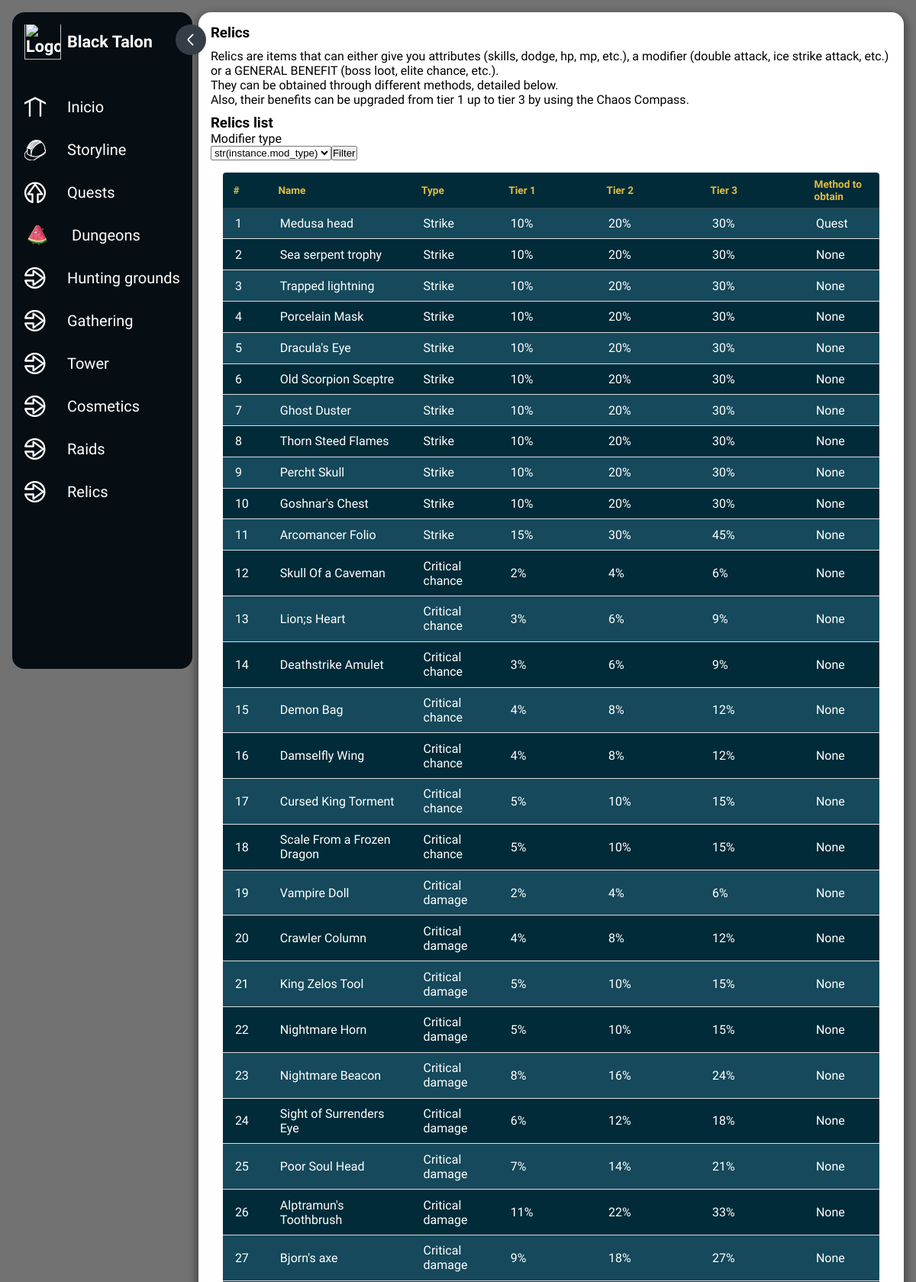
/dashboard/relics (upper part), run on the app's committed database.
### dashboard/models.py (models this page shows, shortened)
class Relics(models.Model):
    name = models.CharField(max_length=50)
    mod_type = models.CharField(max_length=30)
    tier_1 = models.CharField(max_length=20)
    tier_2 = models.CharField(max_length=20, null=True, blank=True)
    tier_3 = models.CharField(max_length=20, null=True, blank=True)
    method = models.CharField(max_length=50, null=True, blank=True)

### dashboard/views.py (the view)
# urls.py: path('relics', views.relics_data, name='relics_data')
def relics_data(request):
    template = loader.get_template('relics.html')
    relics_data = Relics.objects.all().values()
    context={
        'Relics': relics_data
        }
    return HttpResponse(template.render(context, request))

### dashboard/templates/relics.html
{% extends "base.html" %}
{% block content %}
    <h1>Relics</h1>
    <p class="spaced-paragraph">
        Relics are items that can either give you attributes (skills, dodge, hp, mp, etc.), a modifier (double attack, ice strike attack, etc.)
        or a GENERAL BENEFIT (boss loot, elite chance, etc.). <br>
        They can be obtained through different methods, detailed below. <br>
        Also, their benefits can be upgraded from tier 1 up to tier 3 by using the Chaos Compass.
    </p>
    <h1 class="table-title">Relics list</h1>
    <form method="get">
        <label for="relic_list">Modifier type</label> <br>
        <select name="relic_list">
            {% for instance in Relics %}
                <option value=str(instance.mod_type)>str(instance.mod_type)</option>
            {% endfor %}
        <input type="submit" name="relic_list" value="Filter">
    </form>
    <table>
        <thead>
            <tr>
                <th>#</th>
                <th>Name</th>
                <th>Type</th>
                <th>Tier 1</th>
                <th>Tier 2</th>
                <th>Tier 3</th>
                <th>Method to obtain</th>
            </tr>
        </thead>
        <tbody>
            {% for instance in Relics %}
            <tr>
                <td>{{ forloop.counter }}</td>
                <td>{{ instance.name }}</td>
                <td>{{ instance.mod_type }}</td>
                <td>{{ instance.tier_1 }}</td>
                <td>{{ instance.tier_2 }}</td>
                <td>{{ instance.tier_3 }}</td>
                <td>{{ instance.method }}</td>
            </tr>
            {% endfor %}
        </tbody>
    </table>
{% endblock %}

### templates/base.html (shortened to what this page needs)
{% load static %}
<link rel="stylesheet" href="{% static 'global_side_bar.css' %}">
<link rel="stylesheet" href="{% static 'table-style.css' %}">
<link rel="stylesheet" href="{% static 'custom-style.css' %}">
<!DOCTYPE html>
<html lang="pt-BR">
<head>
</head>
<body>
  <nav class="main-container">
    <nav class="sidebar">
      <div class="sidebar-top-wrapper">
        <div class="sidebar-top">
          <a href="/" class="logo__wrapper">
            <img src="assets/astra.svg" alt="Logo" class="logo-small">
            <span class="hide">
              Black Talon
            </span>
          </a>
        </div>
        <div class="expand-btn" onclick="expand_btn_clk()">
          <svg width="16" height="16" viewBox="0 0 16 16" fill="none" xmlns="http://www.w3.org/2000/svg">
            <path d="M6.00979 2.72L10.3565 7.06667C10.8698 7.58 10.8698 8.42 10.3565 8.93333L6.00979 13.28"
              stroke-width="1.5" stroke-miterlimit="10" stroke-linecap="round" stroke-linejoin="round" />
          </svg>
        </div>
      </div>
      <div class="sidebar-links">
        <ul>
          <li>
            <a href="/dashboard" title="Home" class="tooltip">
              <svg xmlns="http://www.w3.org/2000/svg" class="icon icon-tabler icon-tabler-layout-dashboard" width="24"
                height="24" viewBox="0 0 24 24" stroke-width="2" stroke="currentColor" fill="none" stroke-linecap="round"
                stroke-linejoin="round">
                <path d='M 0 8 l 12 -6 l 12 6' />
                <path d='M 6 5 V22' />
                <path d='M 18 5 V22' />
              </svg>
              <span class="link hide">Inicio</span>
            </a>
          </li>
          <li>
            <a href="/dashboard/storyline">
              <span class="link hide">Storyline</span>
            </a>
          </li>
          <li>
            <a href="/dashboard/quests" title="Quests" class="tooltip">
              <svg  xmlns="http://www.w3.org/2000/svg" class="icon icon-tabler icon-tabler-layout-dashboard" width="24"
              height="24" viewBox="0 0 24 24" stroke-width="2" stroke="currentColor" fill="none" stroke-linecap="round"
              stroke-linejoin="round" >
                <path d='M 9 23 A 11 11 0 1 1 15 23 V14 H20 L 12 3 L 4 14 H9 Z' />
              </svg>
              <span class="link hide">Quests</span>
            </a>
          </li>
          <li>
            <a href="/dashboard/dungeons" title="Dungeons" class="tooltip">
              <img src="icons/knife.png">
              <span class="link hide">Dungeons</span>
            </a>
          </li>
          <li>
            <a href="/dashboard/huntinggrounds" title="Hunting grounds" class="tooltip">
              <svg xmlns="http://www.w3.org/2000/svg" class="icon icon-tabler icon-tabler-layout-dashboard" width="24"
                height="24" viewBox="0 0 24 24" stroke-width="2" stroke="currentColor" fill="none" stroke-linecap="round"
                stroke-linejoin="round">
                <path d='M 1 9 A 11 11 0 1 1 1 15 H10 V20 L 21 12 L 10 4 V9 Z' />
              </svg>
              <span class="link hide">Hunting grounds</span>
            </a>
          </li>
          <li>
            <a href="/dashboard/gathering" title="Gathering" class="tooltip">
              <svg xmlns="http://www.w3.org/2000/svg" class="icon icon-tabler icon-tabler-layout-dashboard" width="24"
                height="24" viewBox="0 0 24 24" stroke-width="2" stroke="currentColor" fill="none" stroke-linecap="round"
                stroke-linejoin="round">
                <path d='M 1 9 A 11 11 0 1 1 1 15 H10 V20 L 21 12 L 10 4 V9 Z' />
              </svg>
              <span class="link hide">Gathering</span>
            </a>
          </li>
          <li>
            <a href="/dashboard/tower" title="Tower" class="tooltip">
              <svg xmlns="http://www.w3.org/2000/svg" class="icon icon-tabler icon-tabler-layout-dashboard" width="24"
                height="24" viewBox="0 0 24 24" stroke-width="2" stroke="currentColor" fill="none" stroke-linecap="round"
                stroke-linejoin="round">
                <path d='M 1 9 A 11 11 0 1 1 1 15 H10 V20 L 21 12 L 10 4 V9 Z' />
              </svg>
              <span class="link hide">Tower</span>
            </a>
          </li>
          <li>
            <a href="/dashboard/cosmetics" title="Cosmetics" class="tooltip">
              <svg xmlns="http://www.w3.org/2000/svg" class="icon icon-tabler icon-tabler-layout-dashboard" width="24"
                height="24" viewBox="0 0 24 24" stroke-width="2" stroke="currentColor" fill="none" stroke-linecap="round"
                stroke-linejoin="round">
                <path d='M 1 9 A 11 11 0 1 1 1 15 H10 V20 L 21 12 L 10 4 V9 Z' />
              </svg>
              <span class="link hide">Cosmetics</span>
            </a>
          </li>
          <li>
            <a href="/dashboard/raids" title="Raids" class="tooltip">
              <svg xmlns="http://www.w3.org/2000/svg" class="icon icon-tabler icon-tabler-layout-dashboard" width="24"
                height="24" viewBox="0 0 24 24" stroke-width="2" stroke="currentColor" fill="none" stroke-linecap="round"
                stroke-linejoin="round">
                <path d='M 1 9 A 11 11 0 1 1 1 15 H10 V20 L 21 12 L 10 4 V9 Z' />
              </svg>
              <span class="link hide">Raids</span>
            </a>
          </li>
          <li>
            <a href="./relics" title="Relics" class="tooltip">
              <svg xmlns="http://www.w3.org/2000/svg" class="icon icon-tabler icon-tabler-layout-dashboard" width="24"
                height="24" viewBox="0 0 24 24" stroke-width="2" stroke="currentColor" fill="none" stroke-linecap="round"
                stroke-linejoin="round">
                <path d='M 1 9 A 11 11 0 1 1 1 15 H10 V20 L 21 12 L 10 4 V9 Z' />
              </svg>
              <span class="link hide">Relics</span>
            </a>
          </li>
        </ul>
      </div>
    </nav>
    <nav class="content-box">
      <head>
      </head>
      <body>
        {% block content %}
        {% endblock %}
      </body>
    </nav>
  </nav>
</body>
</html>

### mystaticfiles/global_side_bar.css (style rules this page uses)
:root { --primary-color: #191919; --white: #FFFFFF; --sidebar-primary: #353E47; --sidebar-primary-hover: #353E47; --sidebar-background: #070E13; --background: #F1F3FF; --text-link: #FFFFFF; --headline: #CBD1D8; --expand-button: #353E47; --logout: #FA7575; }
body { font-family: 'Work Sans', sans-serif; font-size: 16px; padding: 16px; height: 100%; }
html { height: 100%; }
* { margin: 0; padding: 0; box-sizing: border-box; }
.main-container { display: flex; flex-direction: row; border-radius: 16px; }
.content-box { background: #fff; height: auto; width: 100%; box-shadow:0px 5px 9px 5px rgba(0,0,0,0.3); padding: 16px 16px; border-radius: 16px; margin-left: 8px; }
.sidebar { position: sticky; top: 0; left: 0; min-height: 860px; height: 100%; padding: 16px 0px; border-radius: 16px; max-width: 18rem; display: flex; color: var(--white); flex-direction: column; background-color: var(--sidebar-background); transition: max-width 0.1s ease-in-out; }
.sidebar-top-wrapper { display: flex; }
.sidebar-top { position: relative; display: flex; align-items: start; justify-content: center; flex-direction: column; overflow: hidden; height: 64px; padding-bottom: 16px; }
.logo__wrapper { margin-top: -4px; display: flex; align-items: center; color: var(--text-link); font-weight: 700; text-decoration: none; font-size: 1.35rem; gap: 8px; padding: 0 16px; }
.logo-small { height: 48px; width: 48px; overflow: hidden; object-fit: cover; }
.sidebar-links { margin-top: 16px; width: 100%; }
.sidebar-links ul { list-style-type: none; position: relative; display: flex; column-gap: 8px; flex-direction: column; margin: 0px; padding: 0px; }
.sidebar-links li { color: var(--text-link); }
.sidebar-links li svg { stroke: var(--text-link); width: 28px; height: 28px; min-width: 28px; }
.sidebar-links li a { color: var(--text-link); flex-grow: 1; padding: 0 16px; font-size: 1.25rem; display: flex; gap: 28px; justify-content: center; align-items: center; height: 56px; text-decoration: none; transition: background-color 0.2s ease-in-out; }
.sidebar-links li a .link { flex-grow: 1; overflow: hidden; white-space: nowrap; animation: fadeIn 0.2s ease-in-out; }
.sidebar-links li a img { height: 34px; width: 34px; }
.tooltip { position: relative; }
.expand-btn { position: absolute; display: grid; place-items: center; cursor: pointer; background-color: var(--expand-button); z-index: 2; right: -18px; width: 40px; height: 40px; border-radius: 50%; }
.expand-btn svg { transform: rotate(-180deg); stroke: var(--white); width: 20px; height: 20px; }

### mystaticfiles/table-style.css (style rules this page uses)
:root { --primary-color: #191919; --white: #FFFFFF; --sidebar-primary: #353E47; --sidebar-primary-hover: #353E47; --sidebar-background: #070E13; --background: #F1F3FF; --text-link: #FFFFFF; --headline: #CBD1D8; --expand-button: #353E47; --logout: #FA7575; }
table { background: #012B39; border-radius: 0.25em; border-collapse: collapse; margin: 1em; }
th { border-bottom: 1px solid #354043; color: #E2BB42; font-size: 0.85em; font-weight: 600; padding: 0.5em 1em; text-align: left; }
td { color: #FFF; font-weight: 400; padding: 0.65em 1em; border-bottom: 1px solid #dddddd; }
tbody tr { transition: background 0.25s ease; }
tbody tr:nth-child(odd) { background: #1f586bb0; }

### mystaticfiles/custom-style.css (style rules this page uses)
.spaced-paragraph { margin-top: 10px; margin-bottom: 10px; }

### templates/base.html (style rules this page uses)
body { background: #727272; }

### data on the page
Relics: name "Medusa head", mod_type "Strike", tier_1 "10%", tier_2 "20%", tier_3 "30%", method "Quest"
Relics: name "Sea serpent trophy", mod_type "Strike", tier_1 "10%", tier_2 "20%", tier_3 "30%", method "None"
Relics: name "Trapped lightning", mod_type "Strike", tier_1 "10%", tier_2 "20%", tier_3 "30%", method "None"
Relics: name "Porcelain Mask", mod_type "Strike", tier_1 "10%", tier_2 "20%", tier_3 "30%", method "None"
Relics: name "Dracula's Eye", mod_type "Strike", tier_1 "10%", tier_2 "20%", tier_3 "30%", method "None"
Relics: name "Old Scorpion Sceptre", mod_type "Strike", tier_1 "10%", tier_2 "20%", tier_3 "30%", method "None"
Relics: name "Ghost Duster", mod_type "Strike", tier_1 "10%", tier_2 "20%", tier_3 "30%", method "None"
Relics: name "Thorn Steed Flames", mod_type "Strike", tier_1 "10%", tier_2 "20%", tier_3 "30%", method "None"
Relics: name "Percht Skull", mod_type "Strike", tier_1 "10%", tier_2 "20%", tier_3 "30%", method "None"
Relics: name "Goshnar's Chest", mod_type "Strike", tier_1 "10%", tier_2 "20%", tier_3 "30%", method "None"
Relics: name "Arcomancer Folio", mod_type "Strike", tier_1 "15%", tier_2 "30%", tier_3 "45%", method "None"
Relics: name "Skull Of a Caveman", mod_type "Critical chance", tier_1 "2%", tier_2 "4%", tier_3 "6%", method "None"
Relics: name "Lion;s Heart", mod_type "Critical chance", tier_1 "3%", tier_2 "6%", tier_3 "9%", method "None"
Relics: name "Deathstrike Amulet", mod_type "Critical chance", tier_1 "3%", tier_2 "6%", tier_3 "9%", method "None"
Relics: name "Demon Bag", mod_type "Critical chance", tier_1 "4%", tier_2 "8%", tier_3 "12%", method "None"
Relics: name "Damselfly Wing", mod_type "Critical chance", tier_1 "4%", tier_2 "8%", tier_3 "12%", method "None"
Relics: name "Cursed King Torment", mod_type "Critical chance", tier_1 "5%", tier_2 "10%", tier_3 "15%", method "None"
Relics: name "Scale From a Frozen Dragon", mod_type "Critical chance", tier_1 "5%", tier_2 "10%", tier_3 "15%", method "None"
Relics: name "Vampire Doll", mod_type "Critical damage", tier_1 "2%", tier_2 "4%", tier_3 "6%", method "None"
Relics: name "Crawler Column", mod_type "Critical damage", tier_1 "4%", tier_2 "8%", tier_3 "12%", method "None"
Relics: name "King Zelos Tool", mod_type "Critical damage", tier_1 "5%", tier_2 "10%", tier_3 "15%", method "None"
Relics: name "Nightmare Horn", mod_type "Critical damage", tier_1 "5%", tier_2 "10%", tier_3 "15%", method "None"
Relics: name "Nightmare Beacon", mod_type "Critical damage", tier_1 "8%", tier_2 "16%", tier_3 "24%", method "None"
Relics: name "Sight of Surrenders Eye", mod_type "Critical damage", tier_1 "6%", tier_2 "12%", tier_3 "18%", method "None"
Relics: name "Poor Soul Head", mod_type "Critical damage", tier_1 "7%", tier_2 "14%", tier_3 "21%", method "None"
Relics: name "Alptramun's Toothbrush", mod_type "Critical damage", tier_1 "11%", tier_2 "22%", tier_3 "33%", method "None"
Relics: name "Bjorn's axe", mod_type "Critical damage", tier_1 "9%", tier_2 "18%", tier_3 "27%", method "None"
